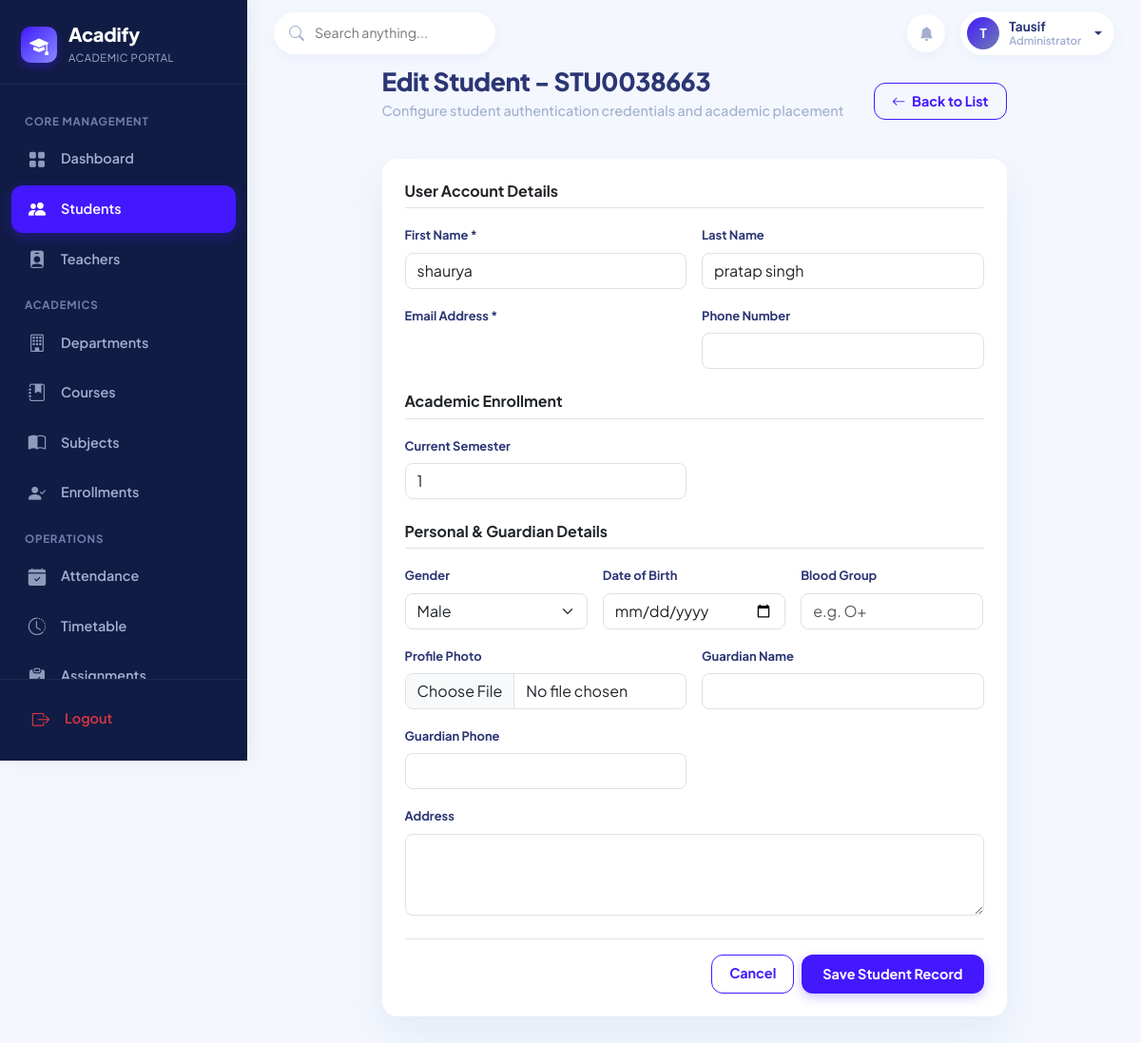
The app's page /admin-panel/students/1/edit/ (signed in) with its own data.
### apps/accounts/models.py (models this page shows, shortened)
class User(AbstractUser):
    ROLE_ADMIN = 'ADMIN'
    ROLE_TEACHER = 'TEACHER'
    ROLE_STUDENT = 'STUDENT'
    ROLE_CHOICES = [
        (ROLE_ADMIN, 'Administrator'),
        (ROLE_TEACHER, 'Teacher'),
        (ROLE_STUDENT, 'Student'),
    ]
    role = models.CharField(max_length=10, choices=ROLE_CHOICES, default=ROLE_STUDENT)
    email = models.EmailField(unique=True)
    phone = models.CharField(max_length=20, blank=True, null=True)
    avatar = models.ImageField(
        upload_to='profiles/avatars/',
        blank=True,
        null=True,
        validators=[FileExtensionValidator(allowed_extensions=['jpg', 'jpeg', 'png', 'webp'])]
    )
    bio = models.TextField(blank=True, null=True)
    is_approved = models.BooleanField(default=True)
    updated_at = models.DateTimeField(auto_now=True)
    @property
    def is_admin_user(self):
        return self.role == self.ROLE_ADMIN or self.is_superuser
    @property
    def is_teacher_user(self):
        return self.role == self.ROLE_TEACHER
    @property
    def is_student_user(self):
        return self.role == self.ROLE_STUDENT
    @property
    def display_name(self):
        full = self.get_full_name()
        return full if full else self.username

class StudentProfile(models.Model):
    GENDER_CHOICES = [
        ('MALE', 'Male'),
        ('FEMALE', 'Female'),
        ('OTHER', 'Other'),
    ]
    user = models.OneToOneField(User, on_delete=models.CASCADE, related_name='student_profile')
    student_id = models.CharField(max_length=30, unique=True, db_index=True)
    department = models.ForeignKey(
        'academics.Department',
        on_delete=models.SET_NULL,
        null=True,
        blank=True,
        related_name='students'
    )
    course = models.ForeignKey(
        'academics.Course',
        on_delete=models.SET_NULL,
        null=True,
        blank=True,
        related_name='students'
    )
    semester = models.PositiveSmallIntegerField(default=1)
    batch_session = models.ForeignKey(
        'academics.AcademicSession',
        on_delete=models.SET_NULL,
        null=True,
        blank=True,
        related_name='students'
    )
    date_of_birth = models.DateField(blank=True, null=True)
    gender = models.CharField(max_length=10, choices=GENDER_CHOICES, default='MALE')
    address = models.TextField(blank=True, null=True)
    guardian_name = models.CharField(max_length=100, blank=True, null=True)
    guardian_phone = models.CharField(max_length=20, blank=True, null=True)
    emergency_contact = models.CharField(max_length=20, blank=True, null=True)
    blood_group = models.CharField(max_length=5, blank=True, null=True)
    created_at = models.DateTimeField(auto_now_add=True)
    updated_at = models.DateTimeField(auto_now=True)
    class Meta:
        ordering = ['student_id']

### apps/accounts/views.py (the view)
# urls.py: path('admin-panel/students/<int:pk>/edit/', account_views.admin_student_edit, name='admin_student_edit'),
@login_required
@admin_required
def admin_student_edit(request, pk):
    profile = get_object_or_404(StudentProfile, pk=pk)
    if request.method == 'POST':
        form = StudentProfileForm(request.POST, request.FILES, instance=profile)
        if form.is_valid():
            form.save()
            dept_id = request.POST.get('department')
            course_id = request.POST.get('course')
            sem = request.POST.get('semester')
            if dept_id:
                profile.department_id = dept_id
            if course_id:
                profile.course_id = course_id
            if sem:
                profile.semester = sem
            profile.save()
            log_activity(request.user, f"Updated student {profile.student_id}", module="Student Management")
            messages.success(request, f"Student {profile.user.display_name} updated successfully.")
            return redirect('admin_students')
    else:
        form = StudentProfileForm(instance=profile)
    departments = Department.objects.all()
    courses = Course.objects.all()
    return render(request, 'dashboards/admin_student_form.html', {
        'form': form,
        'profile': profile,
        'departments': departments,
        'courses': courses,
        'title': f"Edit Student - {profile.student_id}"
    })

### apps/accounts/context_processors.py (called while the page is built)
def acadify_user_context(request):
    context = {
        'app_name': 'Acadify',
        'app_tagline': 'One Platform. Complete Academic Management.',
        'user_role': None,
        'user_profile': None,
    }
    if request.user.is_authenticated:
        user = request.user
        context['user_role'] = user.role
        if user.is_student_user:
            context['user_profile'] = getattr(user, 'student_profile', None)
        elif user.is_teacher_user:
            context['user_profile'] = getattr(user, 'teacher_profile', None)
        else:
            context['user_profile'] = None
    return context

### apps/accounts/permissions.py (called while the page is built)
def admin_required(view_func):
    @wraps(view_func)
    def _wrapped_view(request, *args, **kwargs):
        if not request.user.is_authenticated:
            return redirect('login')
        if not (request.user.is_admin_user or request.user.is_superuser):
            messages.error(request, "Access denied: Administrative privileges required.")
            return redirect('dashboard_redirect')
        return view_func(request, *args, **kwargs)
    return _wrapped_view

### templates/dashboards/admin_student_form.html (shortened to what this page needs)
{% extends 'base.html' %}
{% block content %}
<div class="row justify-content-center">
    <div class="col-lg-9">
        <div class="page-header d-flex justify-content-between align-items-center mb-4">
            <div>
                <h2 class="page-title">{{ title }}</h2>
                <p class="page-subtitle">Configure student authentication credentials and academic placement</p>
            </div>
            <a href="{% url 'admin_students' %}" class="btn btn-acadify-outline">
                <i class="bi bi-arrow-left me-1"></i> Back to List
            </a>
        </div>
        <div class="acadify-card">
            <form method="POST" enctype="multipart/form-data">
                <h6 class="fw-bold text-dark border-bottom pb-2 mb-3">User Account Details</h6>
                <div class="row g-3 mb-4">
                    <div class="col-md-6">
                        <label class="form-label small fw-bold">First Name *</label>
                        {{ form.first_name }}
                    </div>
                    <div class="col-md-6">
                        <label class="form-label small fw-bold">Last Name</label>
                        {{ form.last_name }}
                    </div>
                    <div class="col-md-6">
                        <label class="form-label small fw-bold">Email Address *</label>
                    </div>
                    <div class="col-md-6">
                        <label class="form-label small fw-bold">Phone Number</label>
                        {{ form.phone }}
                    </div>
                </div>
                <h6 class="fw-bold text-dark border-bottom pb-2 mb-3">Academic Enrollment</h6>
                <div class="row g-3 mb-4">
                    {% if form.semester %}
                        <div class="col-md-6">
                            <label class="form-label small fw-bold">Current Semester</label>
                            {{ form.semester }}
                        </div>
                    {% else %}
                        <div class="col-md-6">
                            <label class="form-label small fw-bold">Current Semester</label>
                            <input type="number" name="semester" value="{{ profile.semester|default:1 }}" min="1" max="12" class="form-control rounded-3">
                        </div>
                    {% endif %}
                </div>
                <h6 class="fw-bold text-dark border-bottom pb-2 mb-3">Personal & Guardian Details</h6>
                <div class="row g-3">
                    <div class="col-md-4">
                        <label class="form-label small fw-bold">Gender</label>
                        {{ form.gender }}
                    </div>
                    <div class="col-md-4">
                        <label class="form-label small fw-bold">Date of Birth</label>
                        {{ form.date_of_birth }}
                    </div>
                    {% if form.blood_group %}
                        <div class="col-md-4">
                            <label class="form-label small fw-bold">Blood Group</label>
                            {{ form.blood_group }}
                        </div>
                    {% endif %}
                    {% if form.avatar %}
                        <div class="col-md-6">
                            <label class="form-label small fw-bold">Profile Photo</label>
                            {{ form.avatar }}
                        </div>
                    {% endif %}
                    <div class="col-md-6">
                        <label class="form-label small fw-bold">Guardian Name</label>
                        {{ form.guardian_name }}
                    </div>
                    <div class="col-md-6">
                        <label class="form-label small fw-bold">Guardian Phone</label>
                        {{ form.guardian_phone }}
                    </div>
                    <div class="col-12">
                        <label class="form-label small fw-bold">Address</label>
                        {{ form.address }}
                    </div>
                </div>
                <div class="d-flex justify-content-end gap-2 mt-4 pt-3 border-top">
                    <a href="{% url 'admin_students' %}" class="btn btn-acadify-outline">Cancel</a>
                    <button type="submit" class="btn btn-acadify">Save Student Record</button>
                </div>
            </form>
        </div>
    </div>
</div>
{% endblock %}

### templates/base.html (shortened to what this page needs)
<!DOCTYPE html>
<html lang="en">
<head>
    <link href="https://cdn.jsdelivr.net/npm/bootstrap@5.3.3/dist/css/bootstrap.min.css" rel="stylesheet">
    <link rel="stylesheet" href="https://cdn.jsdelivr.net/npm/bootstrap-icons@1.11.3/font/bootstrap-icons.min.css">
    {% load static %}
    <link rel="stylesheet" href="{% static 'css/style.css' %}">
</head>
<body>
    <aside class="sidebar-wrapper" id="sidebarWrapper">
        <div class="sidebar-brand">
            <div class="brand-logo-icon">
                <i class="bi bi-mortarboard-fill"></i>
            </div>
            <div class="brand-text">
                <h4>Acadify</h4>
                <span>Academic Portal</span>
            </div>
        </div>
        <nav class="sidebar-nav">
            {% if request.user.is_admin_user %}
                <div class="nav-section-title">Core Management</div>
                <a href="{% url 'admin_dashboard' %}" class="sidebar-nav-link {% if request.resolver_match.url_name == 'admin_dashboard' %}active{% endif %}">
                    <i class="bi bi-grid-fill"></i>
                    <span>Dashboard</span>
                </a>
                <a href="{% url 'admin_students' %}" class="sidebar-nav-link {% if 'student' in request.path and not 'leave' in request.path and not 'fee' in request.path and not 'complaint' in request.path %}active{% endif %}">
                    <i class="bi bi-people-fill"></i>
                    <span>Students</span>
                </a>
                <a href="{% url 'admin_teachers' %}" class="sidebar-nav-link {% if 'teacher' in request.path %}active{% endif %}">
                    <i class="bi bi-person-badge-fill"></i>
                    <span>Teachers</span>
                </a>
                <div class="nav-section-title">Academics</div>
                <a href="{% url 'admin_departments' %}" class="sidebar-nav-link {% if 'department' in request.path %}active{% endif %}">
                    <i class="bi bi-building"></i>
                    <span>Departments</span>
                </a>
                <a href="{% url 'admin_courses' %}" class="sidebar-nav-link {% if 'course' in request.path %}active{% endif %}">
                    <i class="bi bi-journal-bookmark-fill"></i>
                    <span>Courses</span>
                </a>
                <a href="{% url 'admin_subjects' %}" class="sidebar-nav-link {% if 'subject' in request.path %}active{% endif %}">
                    <i class="bi bi-book-half"></i>
                    <span>Subjects</span>
                </a>
                <a href="{% url 'admin_enrollments' %}" class="sidebar-nav-link {% if 'enrollment' in request.path %}active{% endif %}">
                    <i class="bi bi-person-check-fill"></i>
                    <span>Enrollments</span>
                </a>
                <div class="nav-section-title">Operations</div>
                <a href="{% url 'admin_attendance' %}" class="sidebar-nav-link {% if 'attendance' in request.path %}active{% endif %}">
                    <i class="bi bi-calendar-check-fill"></i>
                    <span>Attendance</span>
                </a>
                <a href="{% url 'admin_timetable' %}" class="sidebar-nav-link {% if 'timetable' in request.path %}active{% endif %}">
                    <i class="bi bi-clock-history"></i>
                    <span>Timetable</span>
                </a>
                <a href="{% url 'admin_assignments' %}" class="sidebar-nav-link {% if 'assignment' in request.path %}active{% endif %}">
                    <i class="bi bi-clipboard-check-fill"></i>
                    <span>Assignments</span>
                </a>
            {% endif %}
        </nav>
        <div class="sidebar-footer">
            <a href="{% url 'logout' %}" class="sidebar-nav-link text-danger">
                <i class="bi bi-box-arrow-right text-danger"></i>
                <span>Logout</span>
            </a>
        </div>
    </aside>
    <div class="main-wrapper">
        <header class="top-navbar">
            <div class="d-flex align-items-center gap-3">
                <div class="search-box">
                    <i class="bi bi-search"></i>
                    <input type="text" id="globalSearchInput" placeholder="Search anything..." value="{{ request.GET.q|default:'' }}">
                </div>
            </div>
            <div class="navbar-actions">
                <a href="{% if request.user.is_admin_user %}{% url 'admin_notices' %}{% elif request.user.is_teacher_user %}{% url 'teacher_notices' %}{% else %}{% url 'student_notices' %}{% endif %}" class="btn-icon" title="Notices & Announcements">
                    <i class="bi bi-bell-fill"></i>
                </a>
                <div class="dropdown">
                    <a href="#" class="user-profile-pill dropdown-toggle" data-bs-toggle="dropdown" aria-expanded="false">
                        {% if request.user.avatar %}
                            <img src="{{ request.user.avatar.url }}" alt="{{ request.user.display_name }}" class="user-avatar-img">
                        {% else %}
                            <div class="user-avatar-placeholder">
                                {{ request.user.first_name|default:request.user.username|slice:":1"|upper }}
                            </div>
                        {% endif %}
                        <div class="user-details d-none d-sm-flex">
                            <span class="user-name">{{ request.user.display_name }}</span>
                            <span class="user-role">{{ request.user.get_role_display }}</span>
                        </div>
                    </a>
                </div>
            </div>
        </header>
        <main class="content-container">
            {% block content %}{% endblock %}
        </main>
    </div>
</body>
</html>

### records on screen
User: user.first_name "T", user.display_name "Tausif", user.role "Administrator"
User: first_name "shaurya", last_name "pratap singh"
StudentProfile: semester "1", gender "Male"

### other values on screen
{{ title }} "Edit Student - STU0038663"
